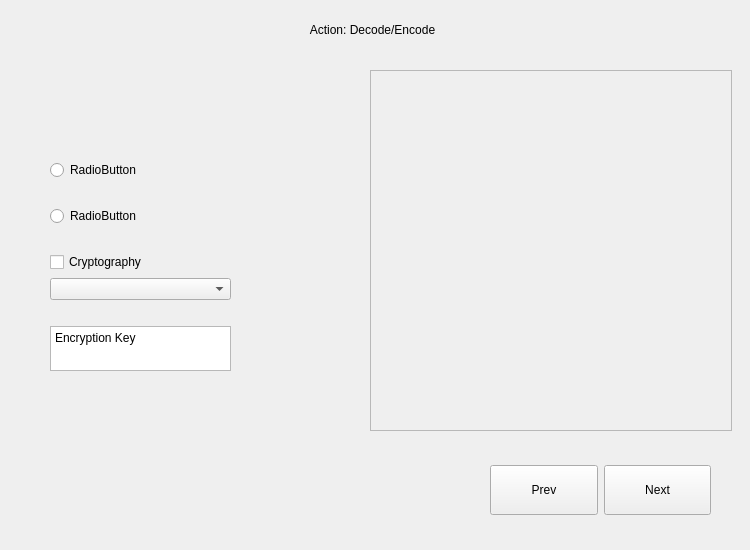
<?xml version="1.0" encoding="UTF-8"?>
<ui version="4.0">
 <class>Form</class>
 <widget class="QWidget" name="Form">
  <property name="geometry">
   <rect>
    <x>0</x>
    <y>0</y>
    <width>750</width>
    <height>550</height>
   </rect>
  </property>
  <property name="windowTitle">
   <string>Form</string>
  </property>
  <widget class="QWidget" name="verticalLayoutWidget">
   <property name="geometry">
    <rect>
     <x>40</x>
     <y>130</y>
     <width>201</width>
     <height>272</height>
    </rect>
   </property>
   <layout class="QVBoxLayout" name="verticalLayout">
    <property name="leftMargin">
     <number>10</number>
    </property>
    <property name="topMargin">
     <number>10</number>
    </property>
    <property name="rightMargin">
     <number>10</number>
    </property>
    <property name="bottomMargin">
     <number>10</number>
    </property>
    <item>
     <layout class="QVBoxLayout" name="verticalLayout_2">
      <item>
       <widget class="QRadioButton" name="radioButton">
        <property name="text">
         <string>RadioButton</string>
        </property>
       </widget>
      </item>
     </layout>
    </item>
    <item>
     <layout class="QVBoxLayout" name="verticalLayout_3">
      <item>
       <widget class="QRadioButton" name="radioButton_2">
        <property name="text">
         <string>RadioButton</string>
        </property>
       </widget>
      </item>
     </layout>
    </item>
    <item>
     <layout class="QVBoxLayout" name="verticalLayout_4">
      <item>
       <widget class="QCheckBox" name="checkBox">
        <property name="text">
         <string>Cryptography</string>
        </property>
       </widget>
      </item>
      <item>
       <widget class="QComboBox" name="comboBox_3"/>
      </item>
     </layout>
    </item>
    <item>
     <widget class="QPlainTextEdit" name="plainTextEdit">
      <property name="maximumSize">
       <size>
        <width>16777215</width>
        <height>45</height>
       </size>
      </property>
      <property name="plainText">
       <string>Encryption Key
</string>
      </property>
     </widget>
    </item>
   </layout>
  </widget>
  <widget class="QWidget" name="horizontalLayoutWidget">
   <property name="geometry">
    <rect>
     <x>490</x>
     <y>450</y>
     <width>221</width>
     <height>80</height>
    </rect>
   </property>
   <layout class="QHBoxLayout" name="horizontalLayout">
    <item>
     <widget class="QPushButton" name="pushButton_2">
      <property name="sizePolicy">
       <sizepolicy hsizetype="Minimum" vsizetype="Fixed">
        <horstretch>0</horstretch>
        <verstretch>0</verstretch>
       </sizepolicy>
      </property>
      <property name="minimumSize">
       <size>
        <width>0</width>
        <height>50</height>
       </size>
      </property>
      <property name="text">
       <string>Prev</string>
      </property>
     </widget>
    </item>
    <item>
     <widget class="QPushButton" name="pushButton">
      <property name="minimumSize">
       <size>
        <width>0</width>
        <height>50</height>
       </size>
      </property>
      <property name="text">
       <string>Next</string>
      </property>
     </widget>
    </item>
   </layout>
  </widget>
  <widget class="QLabel" name="ActionLabel">
   <property name="geometry">
    <rect>
     <x>67</x>
     <y>20</y>
     <width>611</width>
     <height>20</height>
    </rect>
   </property>
   <property name="text">
    <string>Action: Decode/Encode</string>
   </property>
   <property name="alignment">
    <set>Qt::AlignCenter</set>
   </property>
  </widget>
  <widget class="QScrollArea" name="carrierScrollArea">
   <property name="geometry">
    <rect>
     <x>370</x>
     <y>70</y>
     <width>362</width>
     <height>361</height>
    </rect>
   </property>
   <property name="widgetResizable">
    <bool>true</bool>
   </property>
   <widget class="QWidget" name="scrollAreaWidgetContents">
    <property name="geometry">
     <rect>
      <x>0</x>
      <y>0</y>
      <width>360</width>
      <height>359</height>
     </rect>
    </property>
    <layout class="QGridLayout" name="gridLayout_3">
     <item row="0" column="0">
      <widget class="QLabel" name="carrierLabel">
       <property name="text">
        <string>&lt;html&gt;&lt;head/&gt;&lt;body&gt;&lt;p&gt;&lt;img src=&quot;:/translation_images/hieroglyphics.jpg&quot;/&gt;&lt;/p&gt;&lt;/body&gt;&lt;/html&gt;</string>
       </property>
      </widget>
     </item>
    </layout>
   </widget>
  </widget>
 </widget>
 <resources/>
 <connections/>
</ui>
